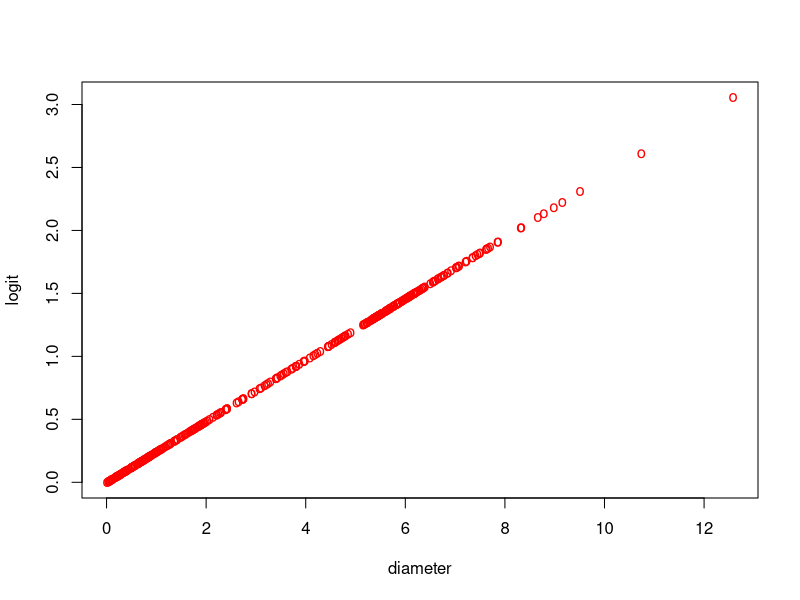
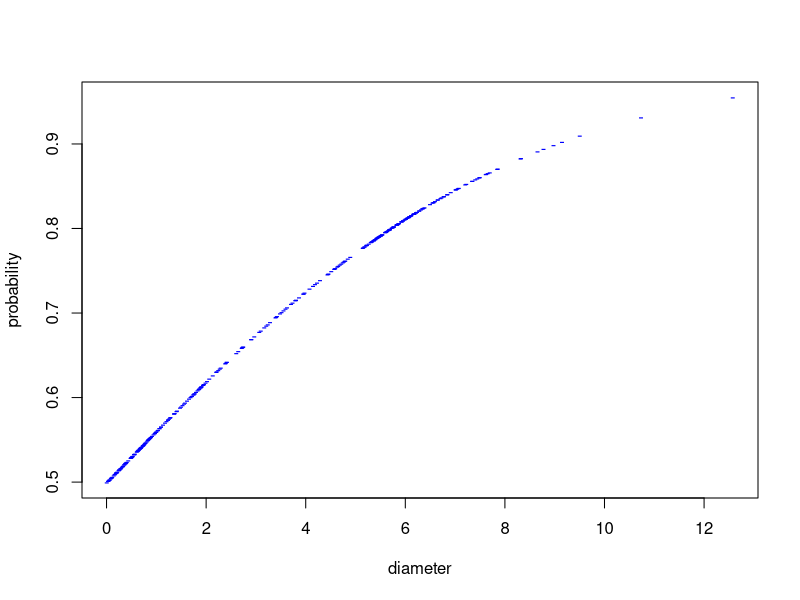

Source code (R) for these figures, in order:
## ---- chunk 1
ova = read.csv("ova.csv")
tab = xtabs(~figo+death, data=ova)
tab
## ---- chunk 2
# calculate row proportions
proptab <- proportions(tab, "figo")
proptab
# and perform a chi-square test
chi2test <- chisq.test(tab)
chi2test
## ---- chunk 3
model.lr1 <- glm(death~figo, family=binomial, data=ova)
summary(model.lr1)
## ---- chunk 4
exp(model.lr1$coefficients['figo'])
## ---- chunk 5
exp(c(model.lr1$coefficients['figo']-qnorm(0.975)*0.3161, model.lr1$coefficients['figo']+qnorm(0.975)*0.3161))
exp(confint.default(model.lr1))
## ---- chunk 6
exp(confint(model.lr1))
## ---- chunk 7
model.lr2 <- glm(death~diameter, family=binomial, data=ova)
summary(model.lr2 )
## ---- chunk 8
exp(model.lr2$coefficients['diameter'])
## ---- chunk 9
predict.glm(model.lr2, newdata = data.frame(diameter=5), type = 'response')
plot(x = ova$diameter, y = model.lr2$linear.predictors, type = 'p', col = 'red', pch = 'o', xlab = 'diameter', ylab = 'logit')
plot(x = ova$diameter, y = model.lr2$fitted.values, type = 'p', col = 'blue', pch = '-', xlab = 'diameter', ylab = 'probability')
## ---- chunk 10
tab = xtabs(~ascites+death, data=ova)
proportions(tab, "ascites")
## ---- chunk 11
model.lr3 <- glm(death~as.factor(ascites), family=binomial, data=ova)
summary(model.lr3)
exp(0.99853)/(1+exp(0.99853))
exp(0.99853-0.78495)/(1+exp(0.99853-0.78495))
exp(0.99853+0.02598)/(1+exp(0.99853+0.02598))
## ---- chunk 12
model.lr4 <- glm(death~as.factor(ascites)+ karn+figo+diameter, family=binomial, data=ova)
summary(model.lr4)
